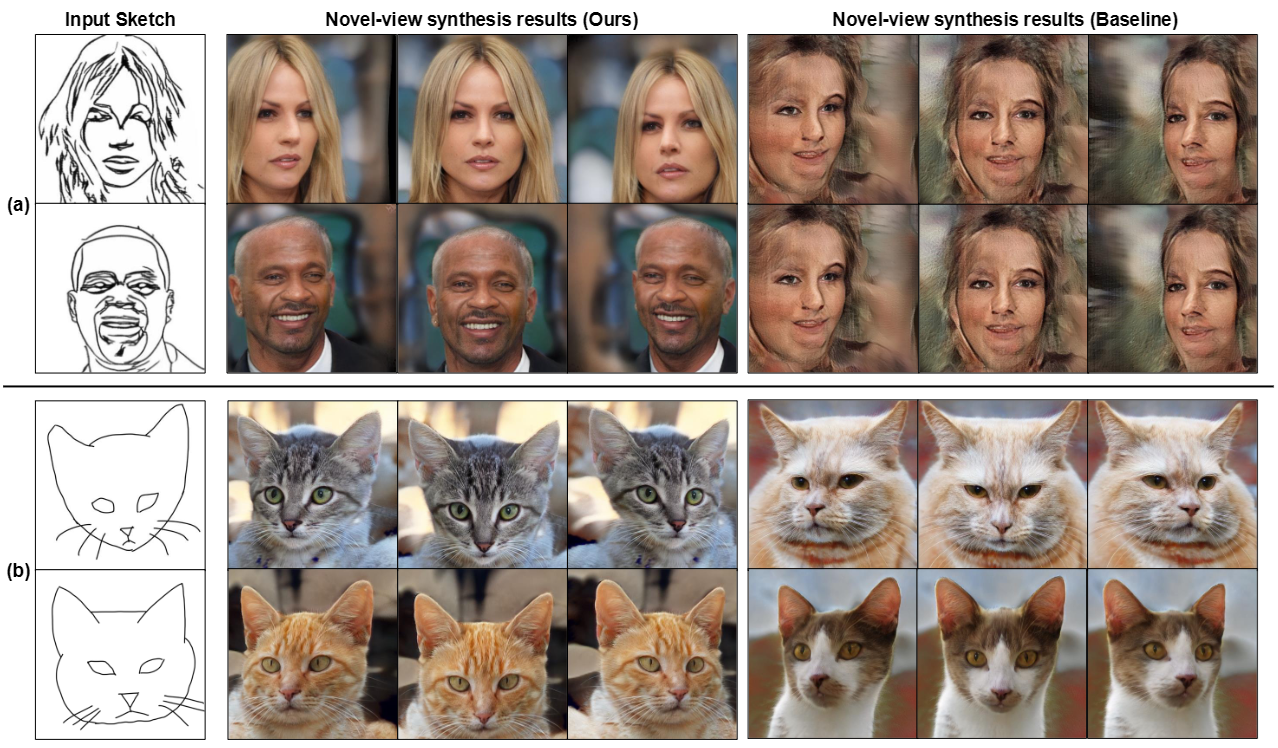
#> input picture assets/teaser1.png, 1278 x 748 px
$ python preprocess_sketch.py --input_image ../assets/teaser1.png --output_image out.png
#> lines starting #> are read from the running program, lines starting #| are printed output that depends on the picture
import argparse
from PIL import Image
import os

def preprocess_image(input_image_path, output_image_path):
    """
    Preprocess an image for inference:
    - Convert to grayscale
    - Resize to 512x512
    - Save as a PNG
    """
#> called with input_image_path = '../assets/teaser1.png', output_image_path = 'out.png'
    # Load the image
    image = Image.open(input_image_path).convert('L')  # Convert to grayscale
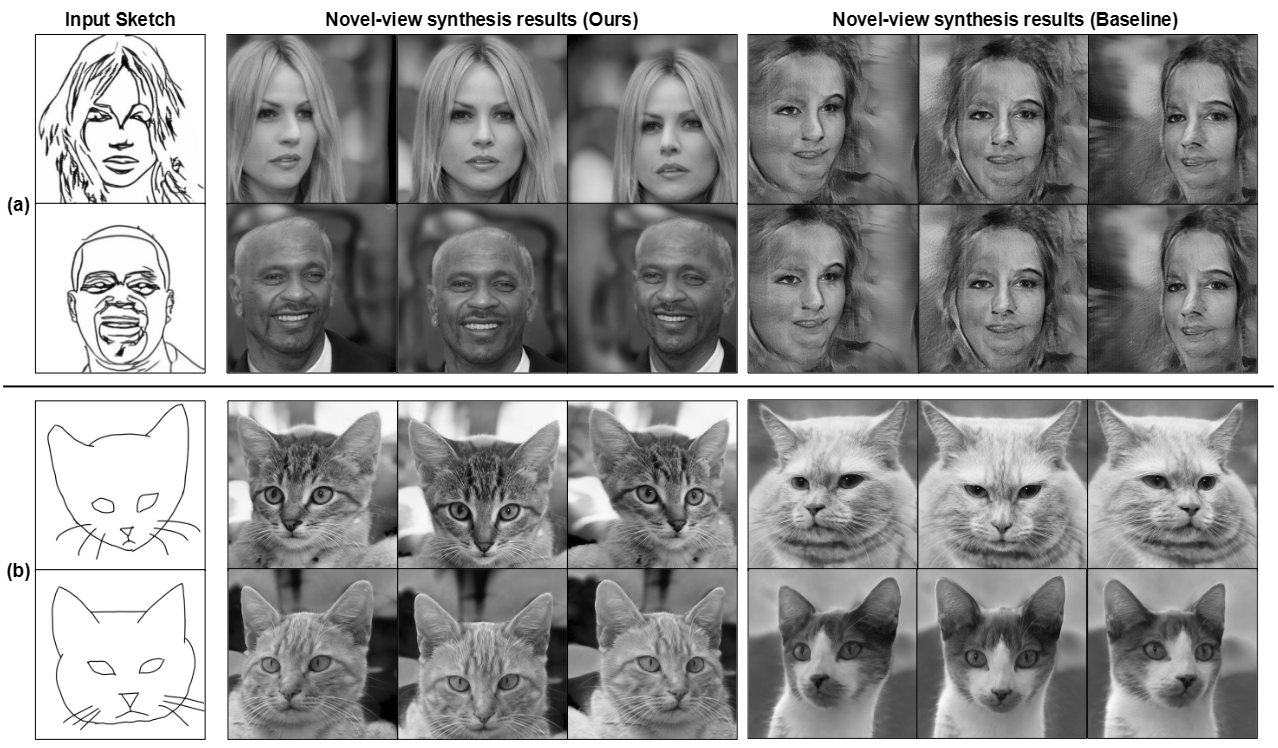
#> image: PIL image 1278x748 L; min 0, max 255, mean 150.5

    # Resize the image to 512x512
    resized_image = image.resize((512, 512))
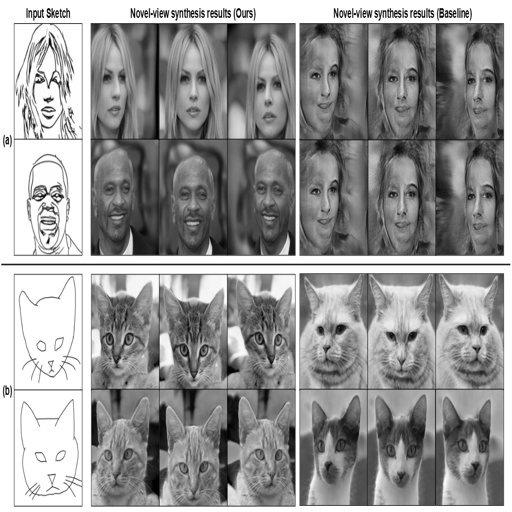
#> resized_image: PIL image 512x512 L; min 0, max 255, mean 150.3

    # Ensure the output directory exists
    output_dir = os.path.dirname(output_image_path)
    if output_dir:
        os.makedirs(output_dir, exist_ok=True)

    # Save the processed image
    resized_image.save(output_image_path, format="PNG")
    print(f"Preprocessed image saved at: {output_image_path}")

if __name__ == "__main__":
    # Argument parser
    parser = argparse.ArgumentParser(description="Preprocess an image for inference")
    parser.add_argument("--input_image", type=str, required=True, help="Path to the input image")
    parser.add_argument("--output_image", type=str, required=True, help="Path to save the processed image (including filename)")
    args = parser.parse_args()

    # Preprocess the image
    preprocess_image(args.input_image, args.output_image)
